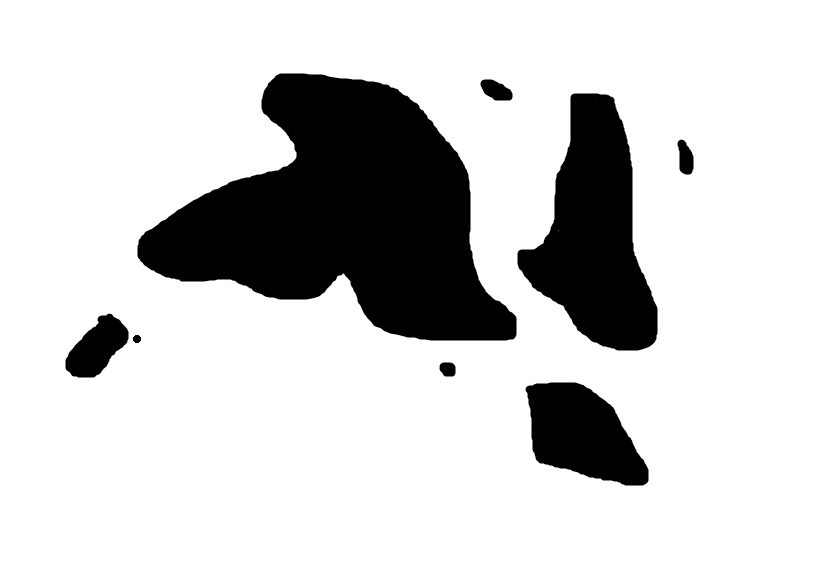
#> input picture failure_mask.png, 838 x 582 px, found by its file name
$ jupyter execute --allow-errors Delaunay_triangulation.ipynb
#> lines starting #> are read from the running program, lines starting #| are printed output that depends on the picture; after the words box and inside, x2 and y2 are one past the last pixel; in counts of white or black regions, pixels touching at a corner belong together
 **- Things to improve:**
 - unnecessary lines in triangulation stage

[cell 1]
if 'google.colab' in str(get_ipython()):
  !pip install git+https://github.com/FullControlXYZ/fullcontrol --quiet
import fullcontrol as fc
from math import tau, sin

[cell 2]
import numpy as np
import cv2
import matplotlib.pyplot as plt
import scipy.spatial
from scipy.spatial import Delaunay

#import fullcontrol as fc
import math
import random

# [6 lines of commented-out code are left out]

img = cv2.imread('/content/failure_mask.png')
#> img is the input picture: shape (582, 838, 3); min 0, max 255, mean 208.7


gray = cv2.cvtColor(img, cv2.COLOR_BGR2GRAY)
ret, thresh = cv2.threshold(gray, 127, 255, cv2.THRESH_BINARY)
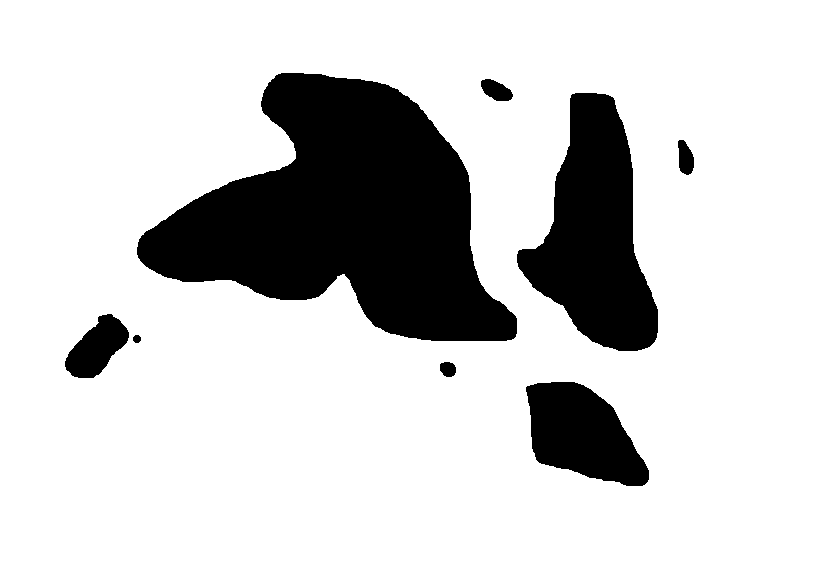
#> thresh: shape (582, 838); 81.8% white; 8 black regions, largest, box (x1, y1, x2, y2) and area: (137, 73, 517, 341) 56478, (517, 93, 658, 351) 20490, (526, 382, 649, 486) 8512
cv2.bitwise_not(thresh, thresh)
#> thresh: shape (582, 838); 18.2% white; 8 white regions

cnts, _ = cv2.findContours(thresh, cv2.RETR_EXTERNAL, cv2.CHAIN_APPROX_SIMPLE)[-2:]
#> cnts = 8 contours; box (x1, y1, x2, y2) and area: (137, 73, 517, 341) 55950, (517, 93, 658, 351) 20176, (526, 382, 649, 486) 8340, (65, 314, 129, 378) 2280, (481, 79, 513, 101) 432, (678, 140, 694, 175) 376, (440, 362, 456, 377) 172, (133, 335, 141, 343) 41
print(len(cnts))
#| 8

# Find the convex hull object for each contour
hull_list = []
for i in range(len(cnts)):
    hull = cv2.convexHull(cnts[i])
    hull_list.append(hull)
#> this loop made 8 passes
#> after the loop, hull_list = 8 contours; box (x1, y1, x2, y2) and area: (137, 73, 517, 341) 66927, (517, 93, 658, 351) 23874, (526, 382, 649, 486) 8619, (65, 314, 129, 378) 2420, (481, 79, 513, 101) 450, (678, 140, 694, 175) 394, (440, 362, 456, 377) 178, (133, 335, 141, 343) 41

for i in range(len(cnts)):
  cv2.drawContours(img, [cnts[i]], -1, (0,255,0), 4)
  cv2.drawContours(img, hull_list, i, (0,0,255), 2)
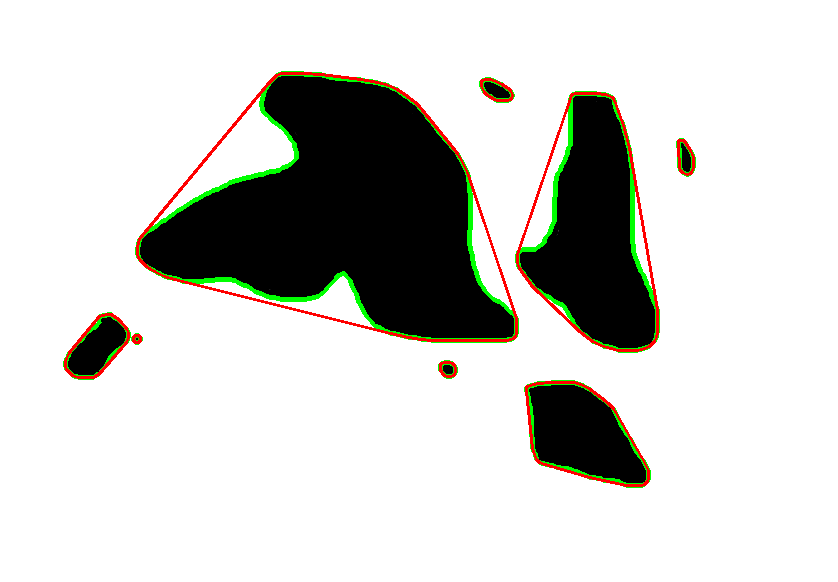
#> img: shape (582, 838, 3); 2.99% of pixels changed, all inside (x1, y1, x2, y2) = (63, 71, 696, 488)

all_in_one_contours = np.vstack(cnts)
#> all_in_one_contours = contour of 1021 points, box (x1, y1, x2, y2) (65, 73, 694, 486), area 84633
all_in_one_hull = cv2.convexHull(all_in_one_contours)
#> all_in_one_hull = contour of 30 points, box (x1, y1, x2, y2) (65, 73, 694, 486), area 186076


cv2.drawContours(img, [all_in_one_hull], 0, (255,0,0), 2)
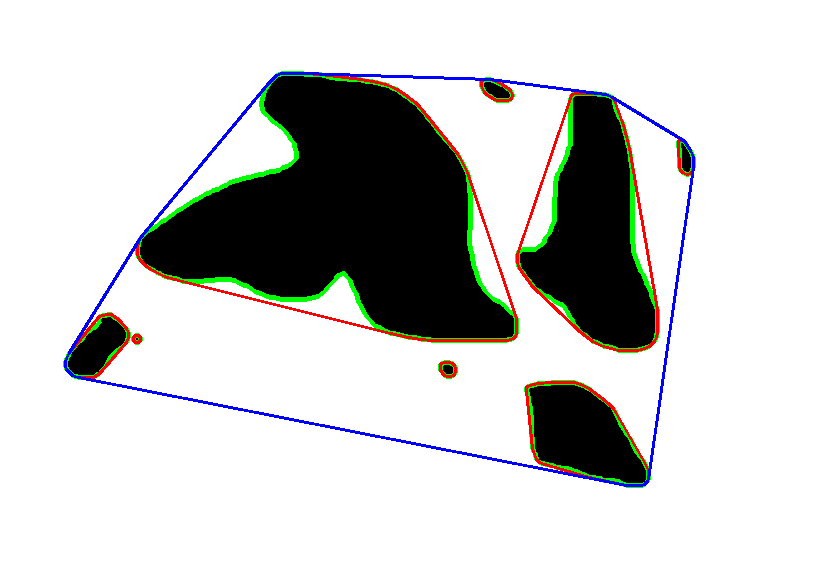
#> img: shape (582, 838, 3); 1.07% of pixels changed, all inside (x1, y1, x2, y2) = (64, 72, 695, 487)

#get coordinates for triangulation ----------------------------------------------------------------------------------------------------------------------
x_coordinates = [all_in_one_hull.T[0]]
y_coordinates = [all_in_one_hull.T[1]]
x_coordinates_flat = np.array(x_coordinates).flatten()
#> x_coordinates_flat = 30 values, max 693 at index 0, min 65 at index 10, mean 396.6
y_coordinates_flat = np.array(y_coordinates).flatten()
#> y_coordinates_flat = 30 values, max 485 at index 4, min 73 at index 19, mean 249.2

# Create Delaunay triangulation
points = np.array([x_coordinates_flat, y_coordinates_flat]).T
#> points = 30 pairs, first value 65 to 693, second value 73 to 485
triangulation = Delaunay(points)

plt.triplot(points[:, 0], points[:, 1], triangulation.simplices)
plt.plot(points[:, 0], points[:, 1], 'o')

plt.xlabel('X Coordinate (pixels)', fontsize=14)
plt.ylabel('Y Coordinate (pixels)', fontsize=14)

# Set consistent font size
plt.xticks(fontsize=12)
plt.yticks(fontsize=12)

plt.show()
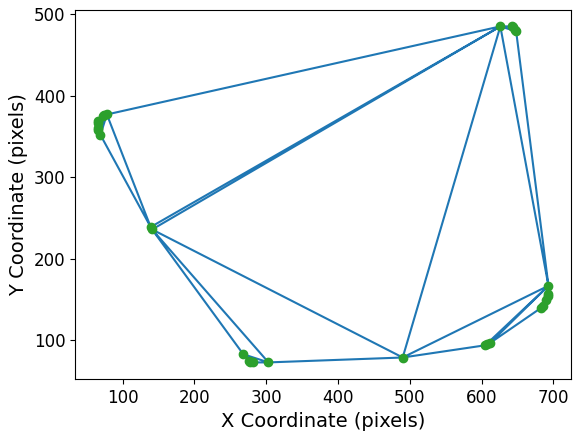
#> figure drawn by matplotlib, 1 panel

[cell 3]
# list for all x and y coordinates for all vertexes
all_x_coordinates = []
all_y_coordinates = []

#conversion factor
ppm = 4
pixel_to_mm = 1/ppm # 4 pixel/mm

# add values to the list
for triangle_indices in triangulation.simplices:
    triangle_coordinates = points[triangle_indices]
    x_coords = triangle_coordinates[:, 0]
    y_coords = triangle_coordinates[:, 1]

    x_coords_mm = [x * pixel_to_mm for x in x_coords]
    y_coords_mm = [y * pixel_to_mm for y in y_coords]
    all_x_coordinates.extend(x_coords_mm)
    all_y_coordinates.extend(y_coords_mm)
#> this loop made 28 passes
#> (triangle_indices, triangle_coordinates, x_coords, y_coords, x_coords_mm, y_coords_mm) on passes 1 to 5: ([21, 15, 20], [[490, 79], [141, 236], [303, 73]], [490, 141, 303], [79, 236, 73], [122.5, 35.25, 75.75], [19.75, 59, 18.25]), ([5, 1, 4], [[626, 485], [648, 479], [642, 485]], [626, 648, 642], [485, 479, 485], [156.5, 162, 160.5], [121.2, 119.8, 121.2]), ([21, 5, 15], [[490, 79], [626, 485], [141, 236]], [490, 626, 141], [79, 485, 236], [122.5, 156.5, 35.25], [19.75, 121.2, 59]), ([1, 5, 0], [[648, 479], [626, 485], [693, 167]], [648, 626, 693], [479, 485, 167], [162, 156.5, 173.2], [119.8, 121.2, 41.75]), ([5, 21, 0], [[626, 485], [490, 79], [693, 167]], [626, 490, 693], [485, 79, 167], [156.5, 122.5, 173.2], [121.2, 19.75, 41.75])
#> after the loop, all_x_coordinates = 84 values, max 173.2 at index 11, min 16.25 at index 75, mean 101.3; all_y_coordinates = 84 values, max 121.2 at index 3, min 18.25 at index 2, mean 63.41

[cell 4]
# Create Delaunay triangulation
points = np.array([all_x_coordinates,all_y_coordinates]).T
#> points = 84 pairs, first value 16.25 to 173.2, second value 18.25 to 121.2
triangulation = Delaunay(points)

plt.triplot(points[:, 0], points[:, 1], triangulation.simplices)
plt.plot(points[:, 0], points[:, 1], 'o')

plt.xlabel('X Coordinate (mm)', fontsize=14)
plt.ylabel('Y Coordinate (mm)', fontsize=14)

# Set consistent font size
plt.xticks(fontsize=12)
plt.yticks(fontsize=12)

plt.show()
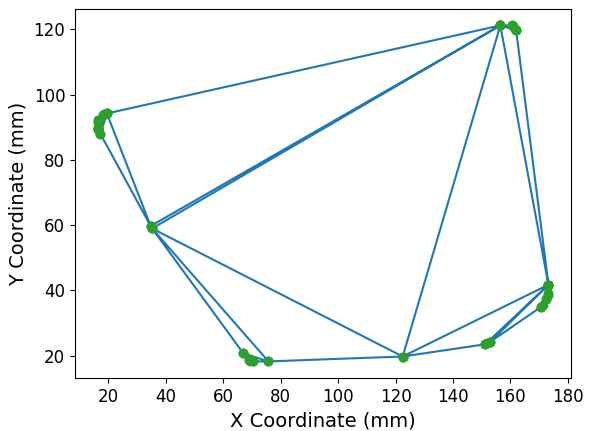
#> figure drawn by matplotlib, 1 panel
